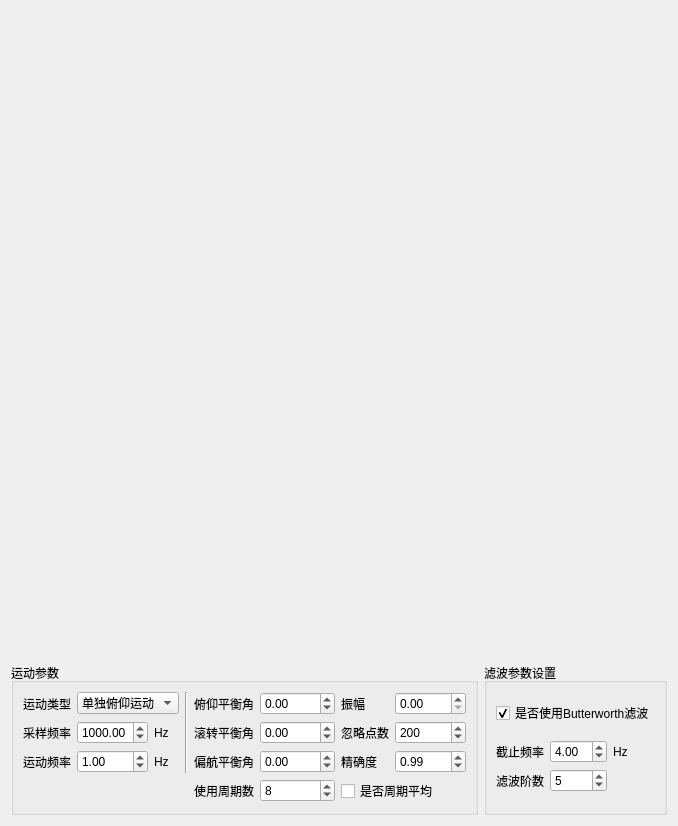
<?xml version="1.0" encoding="UTF-8"?>
<ui version="4.0">
 <author>LiuChao</author>
 <class>dataTransWidget</class>
 <widget class="QWidget" name="dataTransWidget">
  <property name="geometry">
   <rect>
    <x>0</x>
    <y>0</y>
    <width>648</width>
    <height>782</height>
   </rect>
  </property>
  <property name="windowTitle">
   <string/>
  </property>
  <layout class="QVBoxLayout" name="verticalLayout_2">
   <item>
    <widget class="QWidget" name="userWidget" native="true">
     <property name="minimumSize">
      <size>
       <width>591</width>
       <height>646</height>
      </size>
     </property>
    </widget>
   </item>
   <item>
    <layout class="QHBoxLayout" name="horizontalLayout">
     <item>
      <widget class="QGroupBox" name="groupBox_4">
       <property name="title">
        <string>运动参数</string>
       </property>
       <layout class="QVBoxLayout" name="verticalLayout_4">
        <item>
         <layout class="QGridLayout" name="gridLayout_3">
          <item row="0" column="1" alignment="Qt::AlignLeft">
           <widget class="QComboBox" name="cbKineticsSty">
            <item>
             <property name="text">
              <string>单独俯仰运动</string>
             </property>
            </item>
            <item>
             <property name="text">
              <string>单独滚转运动</string>
             </property>
            </item>
            <item>
             <property name="text">
              <string>单独偏航运动</string>
             </property>
            </item>
           </widget>
          </item>
          <item row="0" column="0">
           <widget class="QLabel" name="label_22">
            <property name="text">
             <string>运动类型</string>
            </property>
           </widget>
          </item>
          <item row="1" column="0">
           <widget class="QLabel" name="label_18">
            <property name="text">
             <string>采样频率</string>
            </property>
           </widget>
          </item>
          <item row="0" column="2" rowspan="3">
           <widget class="Line" name="line_4">
            <property name="orientation">
             <enum>Qt::Vertical</enum>
            </property>
           </widget>
          </item>
          <item row="1" column="6">
           <widget class="QSpinBox" name="spbIgnorePts">
            <property name="maximum">
             <number>10000</number>
            </property>
            <property name="value">
             <number>200</number>
            </property>
           </widget>
          </item>
          <item row="1" column="5">
           <widget class="QLabel" name="label_21">
            <property name="text">
             <string>忽略点数</string>
            </property>
           </widget>
          </item>
          <item row="2" column="1">
           <layout class="QGridLayout" name="gridLayout_5">
            <item row="0" column="1" alignment="Qt::AlignLeft">
             <widget class="QLabel" name="label_24">
              <property name="text">
               <string>Hz</string>
              </property>
             </widget>
            </item>
            <item row="0" column="0">
             <widget class="QDoubleSpinBox" name="spbKineticsFre">
              <property name="maximum">
               <double>9999.989999999999782</double>
              </property>
              <property name="value">
               <double>1.000000000000000</double>
              </property>
             </widget>
            </item>
           </layout>
          </item>
          <item row="1" column="1">
           <layout class="QGridLayout" name="gridLayout_4">
            <item row="0" column="1" alignment="Qt::AlignLeft">
             <widget class="QLabel" name="label_23">
              <property name="text">
               <string>Hz</string>
              </property>
             </widget>
            </item>
            <item row="0" column="0">
             <widget class="QDoubleSpinBox" name="spbSampleRatio">
              <property name="maximum">
               <double>9999.989999999999782</double>
              </property>
              <property name="value">
               <double>1000.000000000000000</double>
              </property>
             </widget>
            </item>
           </layout>
          </item>
          <item row="2" column="0">
           <widget class="QLabel" name="label_19">
            <property name="text">
             <string>运动频率</string>
            </property>
           </widget>
          </item>
          <item row="2" column="3">
           <widget class="QLabel" name="lblPsi0">
            <property name="text">
             <string>偏航平衡角</string>
            </property>
           </widget>
          </item>
          <item row="2" column="4">
           <widget class="QDoubleSpinBox" name="spbPsi0">
            <property name="minimum">
             <double>-9999.000000000000000</double>
            </property>
            <property name="maximum">
             <double>9999.989999999999782</double>
            </property>
           </widget>
          </item>
          <item row="0" column="6">
           <widget class="QDoubleSpinBox" name="spbAmplitude">
            <property name="maximum">
             <double>9999.989999999999782</double>
            </property>
           </widget>
          </item>
          <item row="1" column="4">
           <widget class="QDoubleSpinBox" name="spbPhi0">
            <property name="minimum">
             <double>-9999.000000000000000</double>
            </property>
            <property name="maximum">
             <double>9999.989999999999782</double>
            </property>
           </widget>
          </item>
          <item row="0" column="3">
           <widget class="QLabel" name="lblPhi0_2">
            <property name="text">
             <string>俯仰平衡角</string>
            </property>
           </widget>
          </item>
          <item row="0" column="4">
           <widget class="QDoubleSpinBox" name="spbTheta0">
            <property name="minimum">
             <double>-9999.000000000000000</double>
            </property>
            <property name="maximum">
             <double>9999.989999999999782</double>
            </property>
           </widget>
          </item>
          <item row="1" column="3">
           <widget class="QLabel" name="lblPhi0">
            <property name="text">
             <string>滚转平衡角</string>
            </property>
           </widget>
          </item>
          <item row="0" column="5">
           <widget class="QLabel" name="lblAmplitude">
            <property name="text">
             <string>振幅</string>
            </property>
           </widget>
          </item>
          <item row="2" column="5">
           <widget class="QLabel" name="labCorr">
            <property name="text">
             <string>精确度</string>
            </property>
           </widget>
          </item>
          <item row="2" column="6">
           <widget class="QDoubleSpinBox" name="spbCorr">
            <property name="minimum">
             <double>0.500000000000000</double>
            </property>
            <property name="maximum">
             <double>1.000000000000000</double>
            </property>
            <property name="singleStep">
             <double>0.010000000000000</double>
            </property>
            <property name="value">
             <double>0.990000000000000</double>
            </property>
           </widget>
          </item>
          <item row="3" column="5" colspan="2">
           <widget class="QCheckBox" name="chbPeriodAverage">
            <property name="text">
             <string>是否周期平均</string>
            </property>
           </widget>
          </item>
          <item row="3" column="3">
           <widget class="QLabel" name="lblPeriodNums">
            <property name="text">
             <string>使用周期数</string>
            </property>
           </widget>
          </item>
          <item row="3" column="4">
           <widget class="QSpinBox" name="spbPeriodNums">
            <property name="minimum">
             <number>1</number>
            </property>
            <property name="maximum">
             <number>9</number>
            </property>
            <property name="value">
             <number>8</number>
            </property>
           </widget>
          </item>
         </layout>
        </item>
       </layout>
      </widget>
     </item>
     <item>
      <widget class="QGroupBox" name="groupBox">
       <property name="title">
        <string>滤波参数设置</string>
       </property>
       <layout class="QVBoxLayout" name="verticalLayout">
        <item>
         <widget class="QCheckBox" name="chbButterFilter">
          <property name="text">
           <string>是否使用Butterworth滤波</string>
          </property>
          <property name="checked">
           <bool>true</bool>
          </property>
         </widget>
        </item>
        <item>
         <layout class="QGridLayout" name="gridLayout_2">
          <item row="0" column="0">
           <widget class="QLabel" name="label">
            <property name="text">
             <string>截止频率</string>
            </property>
           </widget>
          </item>
          <item row="1" column="0">
           <widget class="QLabel" name="label_2">
            <property name="text">
             <string>滤波阶数</string>
            </property>
           </widget>
          </item>
          <item row="0" column="2">
           <widget class="QLabel" name="label_4">
            <property name="text">
             <string>Hz</string>
            </property>
           </widget>
          </item>
          <item row="1" column="1">
           <widget class="QSpinBox" name="spbFilterOrder">
            <property name="minimum">
             <number>3</number>
            </property>
            <property name="value">
             <number>5</number>
            </property>
           </widget>
          </item>
          <item row="0" column="1">
           <widget class="QDoubleSpinBox" name="spbCutoffFre">
            <property name="value">
             <double>4.000000000000000</double>
            </property>
           </widget>
          </item>
         </layout>
        </item>
       </layout>
      </widget>
     </item>
    </layout>
   </item>
  </layout>
 </widget>
 <tabstops>
  <tabstop>cbKineticsSty</tabstop>
 </tabstops>
 <resources/>
 <connections>
  <connection>
   <sender>chbButterFilter</sender>
   <signal>toggled(bool)</signal>
   <receiver>spbCutoffFre</receiver>
   <slot>setEnabled(bool)</slot>
   <hints>
    <hint type="sourcelabel">
     <x>402</x>
     <y>693</y>
    </hint>
    <hint type="destinationlabel">
     <x>468</x>
     <y>721</y>
    </hint>
   </hints>
  </connection>
  <connection>
   <sender>chbButterFilter</sender>
   <signal>toggled(bool)</signal>
   <receiver>spbFilterOrder</receiver>
   <slot>setEnabled(bool)</slot>
   <hints>
    <hint type="sourcelabel">
     <x>441</x>
     <y>691</y>
    </hint>
    <hint type="destinationlabel">
     <x>469</x>
     <y>744</y>
    </hint>
   </hints>
  </connection>
 </connections>
</ui>
